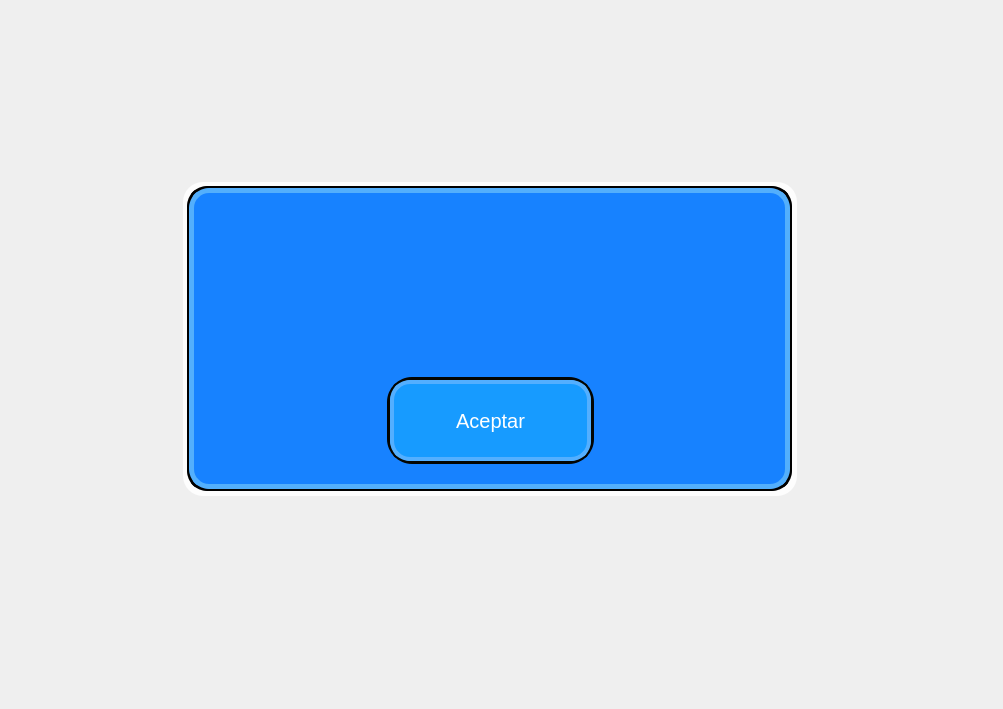
<?xml version="1.0" encoding="UTF-8"?>
<ui version="4.0">
 <class>MainWindow</class>
 <widget class="QMainWindow" name="MainWindow">
  <property name="geometry">
   <rect>
    <x>0</x>
    <y>0</y>
    <width>1003</width>
    <height>709</height>
   </rect>
  </property>
  <property name="windowTitle">
   <string>MainWindow</string>
  </property>
  <widget class="QWidget" name="centralwidget">
   <widget class="QLabel" name="label">
    <property name="geometry">
     <rect>
      <x>0</x>
      <y>0</y>
      <width>1003</width>
      <height>709</height>
     </rect>
    </property>
    <property name="text">
     <string/>
    </property>
    <property name="pixmap">
     <pixmap>../sprites/background/dojo3.png</pixmap>
    </property>
    <property name="scaledContents">
     <bool>true</bool>
    </property>
   </widget>
   <widget class="QLabel" name="label_3">
    <property name="geometry">
     <rect>
      <x>189</x>
      <y>188</y>
      <width>601</width>
      <height>301</height>
     </rect>
    </property>
    <property name="autoFillBackground">
     <bool>false</bool>
    </property>
    <property name="styleSheet">
     <string notr="true">background-color:midnightblue; background-color: rgba(23, 130, 255);border-radius: 20px; border: 5px solid rgba(83, 175, 252)</string>
    </property>
    <property name="text">
     <string/>
    </property>
   </widget>
   <widget class="QLabel" name="label_4">
    <property name="geometry">
     <rect>
      <x>183</x>
      <y>182</y>
      <width>614</width>
      <height>314</height>
     </rect>
    </property>
    <property name="autoFillBackground">
     <bool>false</bool>
    </property>
    <property name="styleSheet">
     <string notr="true">background-color:midnightblue; background-color: rgba(255, 255, 255, 220);border-radius: 20px</string>
    </property>
    <property name="text">
     <string/>
    </property>
   </widget>
   <widget class="QPushButton" name="boton_aceptar">
    <property name="geometry">
     <rect>
      <x>390</x>
      <y>380</y>
      <width>201</width>
      <height>81</height>
     </rect>
    </property>
    <property name="styleSheet">
     <string notr="true">background-color: rgba(23, 155, 255, 255);border-radius: 20px; border: 4px solid rgba(83, 175, 255); color: white; font-size: 20px</string>
    </property>
    <property name="text">
     <string>Aceptar</string>
    </property>
   </widget>
   <widget class="QLabel" name="label_5">
    <property name="geometry">
     <rect>
      <x>187</x>
      <y>186</y>
      <width>605</width>
      <height>305</height>
     </rect>
    </property>
    <property name="autoFillBackground">
     <bool>false</bool>
    </property>
    <property name="styleSheet">
     <string notr="true">background-color:midnightblue; background-color: rgba(23, 130, 255);border-radius: 20px; border: 5px solid black</string>
    </property>
    <property name="text">
     <string/>
    </property>
   </widget>
   <widget class="QLabel" name="label_6">
    <property name="geometry">
     <rect>
      <x>387</x>
      <y>377</y>
      <width>207</width>
      <height>87</height>
     </rect>
    </property>
    <property name="autoFillBackground">
     <bool>false</bool>
    </property>
    <property name="styleSheet">
     <string notr="true">background-color:midnightblue; background-color: rgba(23, 130, 255);border-radius: 25px; border: 3px solid rgba(3, 5, 2)</string>
    </property>
    <property name="text">
     <string/>
    </property>
   </widget>
   <widget class="QLabel" name="label_notificacion">
    <property name="geometry">
     <rect>
      <x>280</x>
      <y>280</y>
      <width>411</width>
      <height>81</height>
     </rect>
    </property>
    <property name="autoFillBackground">
     <bool>false</bool>
    </property>
    <property name="styleSheet">
     <string notr="true">font-size:25px</string>
    </property>
    <property name="text">
     <string/>
    </property>
    <property name="alignment">
     <set>Qt::AlignCenter</set>
    </property>
   </widget>
   <zorder>label</zorder>
   <zorder>label_4</zorder>
   <zorder>label_5</zorder>
   <zorder>label_3</zorder>
   <zorder>label_6</zorder>
   <zorder>boton_aceptar</zorder>
   <zorder>label_notificacion</zorder>
  </widget>
 </widget>
 <resources/>
 <connections/>
</ui>
